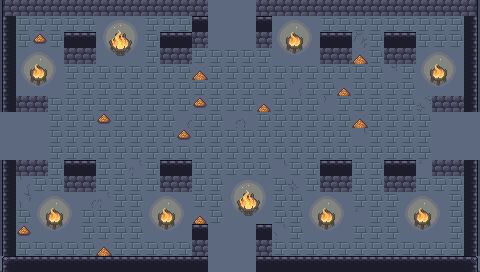

This is a level from a 2D game, rendered from its Tiled map with the project's own tilesets. A one-line summary and the map file follow, with tile-layer data summarised:
An orthogonal 30x17 tile map with 16x16 px tiles, 6 tile layers (ground, dressing, decor, walls, ...), 5 tilesets and 10 objects (5x ENTRY, 4x PROP, EXIT).

<map version="1.10" tiledversion="1.10.2" orientation="orthogonal" renderorder="right-down" width="30" height="17" tilewidth="16" tileheight="16" infinite="0" nextlayerid="8" nextobjectid="11">
 <tileset firstgid="1" name="wall" tilewidth="16" tileheight="16" tilecount="493" columns="17">
  <image source="../../../gfx/tiles/cove/walls_floor.png" width="272" height="464" />
 </tileset>
 <tileset firstgid="494" name="cracks" tilewidth="16" tileheight="16" tilecount="120" columns="8">
  <image source="../../../gfx/tiles/cove/cracks_floor.png" width="128" height="240" />
 </tileset>
 <tileset firstgid="614" name="wallcracks" tilewidth="16" tileheight="16" tilecount="256" columns="8">
  <image source="../../../gfx/tiles/cove/cracks_walls.png" width="128" height="512" />
 </tileset>
 <tileset firstgid="870" name="objects" tilewidth="16" tileheight="16" tilecount="216" columns="24">
  <image source="../../../gfx/tiles/cove/objects.png" width="384" height="144" />
 </tileset>
 <tileset firstgid="1086" name="fire" tilewidth="16" tileheight="16" tilecount="198" columns="11">
  <image source="../../../gfx/tiles/cove/fire.png" width="176" height="288" />
  <tile id="0">
   <animation>
    <frame tileid="0" duration="150" />
    <frame tileid="33" duration="150" />
    <frame tileid="66" duration="150" />
    <frame tileid="99" duration="150" />
    <frame tileid="132" duration="150" />
    <frame tileid="165" duration="150" />
   </animation>
  </tile>
  <tile id="1">
   <animation>
    <frame tileid="1" duration="150" />
    <frame tileid="34" duration="150" />
    <frame tileid="67" duration="150" />
    <frame tileid="100" duration="150" />
    <frame tileid="133" duration="150" />
    <frame tileid="166" duration="150" />
   </animation>
  </tile>
  <tile id="2">
   <animation>
    <frame tileid="2" duration="150" />
    <frame tileid="35" duration="150" />
    <frame tileid="68" duration="150" />
    <frame tileid="101" duration="150" />
    <frame tileid="134" duration="150" />
    <frame tileid="167" duration="150" />
   </animation>
  </tile>
  <tile id="3">
   <animation>
    <frame tileid="3" duration="150" />
    <frame tileid="36" duration="150" />
    <frame tileid="69" duration="150" />
    <frame tileid="102" duration="150" />
    <frame tileid="135" duration="150" />
    <frame tileid="168" duration="150" />
   </animation>
  </tile>
  <tile id="4">
   <animation>
    <frame tileid="4" duration="150" />
    <frame tileid="37" duration="150" />
    <frame tileid="70" duration="150" />
    <frame tileid="103" duration="150" />
    <frame tileid="136" duration="150" />
    <frame tileid="169" duration="150" />
   </animation>
  </tile>
  <tile id="5">
   <animation>
    <frame tileid="5" duration="150" />
    <frame tileid="38" duration="150" />
    <frame tileid="71" duration="150" />
    <frame tileid="104" duration="150" />
    <frame tileid="137" duration="150" />
    <frame tileid="170" duration="150" />
   </animation>
  </tile>
  <tile id="6">
   <animation>
    <frame tileid="6" duration="150" />
    <frame tileid="39" duration="150" />
    <frame tileid="72" duration="150" />
    <frame tileid="105" duration="150" />
    <frame tileid="138" duration="150" />
    <frame tileid="171" duration="150" />
   </animation>
  </tile>
  <tile id="7">
   <animation>
    <frame tileid="7" duration="150" />
    <frame tileid="40" duration="150" />
    <frame tileid="73" duration="150" />
    <frame tileid="106" duration="150" />
    <frame tileid="139" duration="150" />
    <frame tileid="172" duration="150" />
   </animation>
  </tile>
  <tile id="8">
   <animation>
    <frame tileid="8" duration="150" />
    <frame tileid="41" duration="150" />
    <frame tileid="74" duration="150" />
    <frame tileid="107" duration="150" />
    <frame tileid="140" duration="150" />
    <frame tileid="173" duration="150" />
   </animation>
  </tile>
  <tile id="9">
   <animation>
    <frame tileid="9" duration="150" />
    <frame tileid="42" duration="150" />
    <frame tileid="75" duration="150" />
    <frame tileid="108" duration="150" />
    <frame tileid="141" duration="150" />
    <frame tileid="174" duration="150" />
   </animation>
  </tile>
  <tile id="10">
   <animation>
    <frame tileid="10" duration="150" />
    <frame tileid="43" duration="150" />
    <frame tileid="76" duration="150" />
    <frame tileid="109" duration="150" />
    <frame tileid="142" duration="150" />
    <frame tileid="175" duration="150" />
   </animation>
  </tile>
  <tile id="11">
   <animation>
    <frame tileid="11" duration="150" />
    <frame tileid="44" duration="150" />
    <frame tileid="77" duration="150" />
    <frame tileid="110" duration="150" />
    <frame tileid="143" duration="150" />
    <frame tileid="176" duration="150" />
   </animation>
  </tile>
  <tile id="12">
   <animation>
    <frame tileid="12" duration="150" />
    <frame tileid="45" duration="150" />
    <frame tileid="78" duration="150" />
    <frame tileid="111" duration="150" />
    <frame tileid="144" duration="150" />
    <frame tileid="177" duration="150" />
   </animation>
  </tile>
  <tile id="13">
   <animation>
    <frame tileid="13" duration="150" />
    <frame tileid="46" duration="150" />
    <frame tileid="79" duration="150" />
    <frame tileid="112" duration="150" />
    <frame tileid="145" duration="150" />
    <frame tileid="178" duration="150" />
   </animation>
  </tile>
  <tile id="14">
   <animation>
    <frame tileid="14" duration="150" />
    <frame tileid="47" duration="150" />
    <frame tileid="80" duration="150" />
    <frame tileid="113" duration="150" />
    <frame tileid="146" duration="150" />
    <frame tileid="179" duration="150" />
   </animation>
  </tile>
  <tile id="15">
   <animation>
    <frame tileid="15" duration="150" />
    <frame tileid="48" duration="150" />
    <frame tileid="81" duration="150" />
    <frame tileid="114" duration="150" />
    <frame tileid="147" duration="150" />
    <frame tileid="180" duration="150" />
   </animation>
  </tile>
  <tile id="16">
   <animation>
    <frame tileid="16" duration="150" />
    <frame tileid="49" duration="150" />
    <frame tileid="82" duration="150" />
    <frame tileid="115" duration="150" />
    <frame tileid="148" duration="150" />
    <frame tileid="181" duration="150" />
   </animation>
  </tile>
  <tile id="17">
   <animation>
    <frame tileid="17" duration="150" />
    <frame tileid="50" duration="150" />
    <frame tileid="83" duration="150" />
    <frame tileid="116" duration="150" />
    <frame tileid="149" duration="150" />
    <frame tileid="182" duration="150" />
   </animation>
  </tile>
  <tile id="18">
   <animation>
    <frame tileid="18" duration="150" />
    <frame tileid="51" duration="150" />
    <frame tileid="84" duration="150" />
    <frame tileid="117" duration="150" />
    <frame tileid="150" duration="150" />
    <frame tileid="183" duration="150" />
   </animation>
  </tile>
  <tile id="19">
   <animation>
    <frame tileid="19" duration="150" />
    <frame tileid="52" duration="150" />
    <frame tileid="85" duration="150" />
    <frame tileid="118" duration="150" />
    <frame tileid="151" duration="150" />
    <frame tileid="184" duration="150" />
   </animation>
  </tile>
  <tile id="20">
   <animation>
    <frame tileid="20" duration="150" />
    <frame tileid="53" duration="150" />
    <frame tileid="86" duration="150" />
    <frame tileid="119" duration="150" />
    <frame tileid="152" duration="150" />
    <frame tileid="185" duration="150" />
   </animation>
  </tile>
  <tile id="21">
   <animation>
    <frame tileid="21" duration="150" />
    <frame tileid="54" duration="150" />
    <frame tileid="87" duration="150" />
    <frame tileid="120" duration="150" />
    <frame tileid="153" duration="150" />
    <frame tileid="186" duration="150" />
   </animation>
  </tile>
  <tile id="22">
   <animation>
    <frame tileid="22" duration="150" />
    <frame tileid="55" duration="150" />
    <frame tileid="88" duration="150" />
    <frame tileid="121" duration="150" />
    <frame tileid="154" duration="150" />
    <frame tileid="187" duration="150" />
   </animation>
  </tile>
  <tile id="23">
   <animation>
    <frame tileid="23" duration="150" />
    <frame tileid="56" duration="150" />
    <frame tileid="89" duration="150" />
    <frame tileid="122" duration="150" />
    <frame tileid="155" duration="150" />
    <frame tileid="188" duration="150" />
   </animation>
  </tile>
  <tile id="24">
   <animation>
    <frame tileid="24" duration="150" />
    <frame tileid="57" duration="150" />
    <frame tileid="90" duration="150" />
    <frame tileid="123" duration="150" />
    <frame tileid="156" duration="150" />
    <frame tileid="189" duration="150" />
   </animation>
  </tile>
  <tile id="25">
   <animation>
    <frame tileid="25" duration="150" />
    <frame tileid="58" duration="150" />
    <frame tileid="91" duration="150" />
    <frame tileid="124" duration="150" />
    <frame tileid="157" duration="150" />
    <frame tileid="190" duration="150" />
   </animation>
  </tile>
  <tile id="26">
   <animation>
    <frame tileid="26" duration="150" />
    <frame tileid="59" duration="150" />
    <frame tileid="92" duration="150" />
    <frame tileid="125" duration="150" />
    <frame tileid="158" duration="150" />
    <frame tileid="191" duration="150" />
   </animation>
  </tile>
  <tile id="27">
   <animation>
    <frame tileid="27" duration="150" />
    <frame tileid="60" duration="150" />
    <frame tileid="93" duration="150" />
    <frame tileid="126" duration="150" />
    <frame tileid="159" duration="150" />
    <frame tileid="192" duration="150" />
   </animation>
  </tile>
  <tile id="28">
   <animation>
    <frame tileid="28" duration="150" />
    <frame tileid="61" duration="150" />
    <frame tileid="94" duration="150" />
    <frame tileid="127" duration="150" />
    <frame tileid="160" duration="150" />
    <frame tileid="193" duration="150" />
   </animation>
  </tile>
  <tile id="29">
   <animation>
    <frame tileid="29" duration="150" />
    <frame tileid="62" duration="150" />
    <frame tileid="95" duration="150" />
    <frame tileid="128" duration="150" />
    <frame tileid="161" duration="150" />
    <frame tileid="194" duration="150" />
   </animation>
  </tile>
  <tile id="30">
   <animation>
    <frame tileid="30" duration="150" />
    <frame tileid="63" duration="150" />
    <frame tileid="96" duration="150" />
    <frame tileid="129" duration="150" />
    <frame tileid="162" duration="150" />
    <frame tileid="195" duration="150" />
   </animation>
  </tile>
  <tile id="31">
   <animation>
    <frame tileid="31" duration="150" />
    <frame tileid="64" duration="150" />
    <frame tileid="97" duration="150" />
    <frame tileid="130" duration="150" />
    <frame tileid="163" duration="150" />
    <frame tileid="196" duration="150" />
   </animation>
  </tile>
  <tile id="32">
   <animation>
    <frame tileid="32" duration="150" />
    <frame tileid="65" duration="150" />
    <frame tileid="98" duration="150" />
    <frame tileid="131" duration="150" />
    <frame tileid="164" duration="150" />
    <frame tileid="197" duration="150" />
   </animation>
  </tile>
 </tileset>
 <layer id="1" name="ground" width="30" height="17">
  <data>[510 cells, 510 non-empty, 1 distinct tile ids]</data>
 </layer>
 <layer id="2" name="dressing" width="30" height="17">
  <data>[510 cells, 349 non-empty, 44 distinct tile ids]</data>
 </layer>
 <layer id="3" name="decor" width="30" height="17">
  <data>[510 cells, 0 non-empty, 0 distinct tile ids]</data>
 </layer>
 <layer id="4" name="walls" width="30" height="17">
  <data>[510 cells, 78 non-empty, 8 distinct tile ids]</data>
 </layer>
 <layer id="5" name="props" width="30" height="17">
  <data>[510 cells, 57 non-empty, 4 distinct tile ids]</data>
 </layer>
 <layer id="6" name="overhead" width="30" height="17">
  <data>[510 cells, 0 non-empty, 0 distinct tile ids]</data>
 </layer>
 <objectgroup id="7" name="spawns">
  <object id="1" name="UP" type="ENTRY" x="232" y="24" />
  <object id="2" name="DOWN" type="ENTRY" x="232" y="248" />
  <object id="3" name="LEFT" type="ENTRY" x="24" y="136" />
  <object id="4" name="RIGHT" type="ENTRY" x="456" y="136" />
  <object id="5" name="" type="ENTRY" x="248" y="136" />
  <object id="6" name="" type="EXIT" x="232" y="136" />
  <object id="7" name="torch" type="PROP" x="56" y="264" />
  <object id="8" name="torch" type="PROP" x="424" y="264" />
  <object id="9" name="torch" type="PROP" x="8" y="232" />
  <object id="10" name="torch" type="PROP" x="472" y="232" />
 </objectgroup>
</map>
